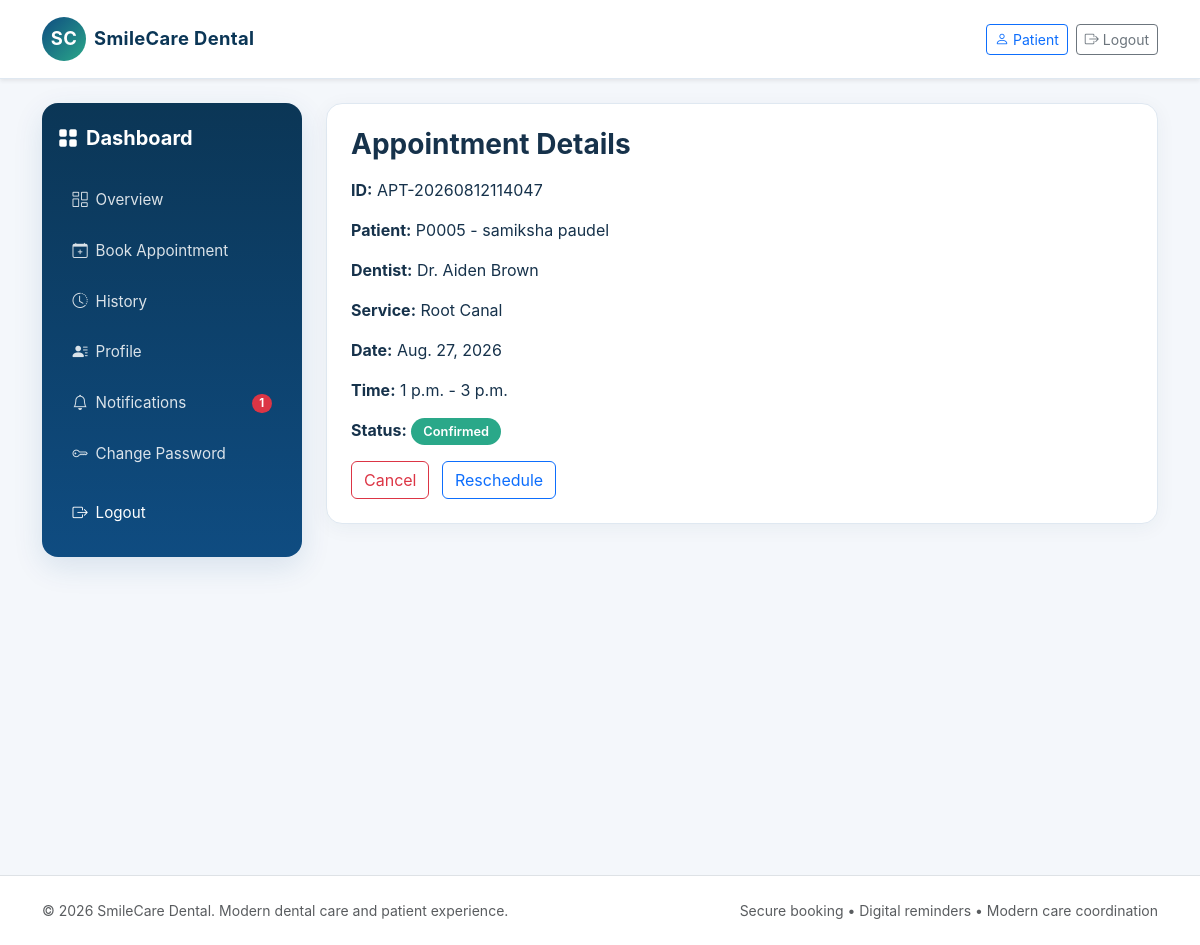
Screenshot of /appointments/78/ (signed in) with the database file from the repository.
### appointments/models.py (models this page shows, shortened)
class Appointment(models.Model):
    STATUS_CHOICES = (
        ('Pending', 'Pending'),
        ('Confirmed', 'Confirmed'),
        ('Checked-In', 'Checked-In'),
        ('Completed', 'Completed'),
        ('Cancelled', 'Cancelled'),
        ('Rescheduled', 'Rescheduled'),
        ('No-Show', 'No-Show'),
    )
    appointment_id = models.CharField(max_length=20, unique=True)
    patient = models.ForeignKey(Patient, related_name='appointments', on_delete=models.CASCADE)
    dentist = models.ForeignKey(Dentist, related_name='appointments', on_delete=models.CASCADE)
    service = models.ForeignKey(DentalService, related_name='appointments', on_delete=models.CASCADE)
    appointment_date = models.DateField()
    start_time = models.TimeField()
    end_time = models.TimeField()
    reason = models.CharField(max_length=200)
    notes = models.TextField(blank=True)
    status = models.CharField(max_length=20, choices=STATUS_CHOICES, default='Pending')
    cancellation_reason = models.TextField(blank=True)
    cancelled_at = models.DateTimeField(null=True, blank=True)
    created_at = models.DateTimeField(auto_now_add=True)
    updated_at = models.DateTimeField(auto_now=True)
    class Meta:
        constraints = [
            models.CheckConstraint(condition=Q(end_time__gt=F('start_time')), name='check_appointment_times'),
        ]

### patients/models.py (models this page shows)
class Patient(models.Model):
    GENDER_CHOICES = (
        ('M', 'Male'),
        ('F', 'Female'),
        ('O', 'Other'),
    )
    patient_id = models.CharField(max_length=20, unique=True)
    user = models.OneToOneField(settings.AUTH_USER_MODEL, on_delete=models.CASCADE)
    date_of_birth = models.DateField(null=True, blank=True)
    gender = models.CharField(max_length=1, choices=GENDER_CHOICES, blank=True)
    phone = models.CharField(max_length=20, blank=True)
    address = models.TextField(blank=True)
    emergency_contact = models.CharField(max_length=100, blank=True)
    emergency_contact_phone = models.CharField(max_length=20, blank=True)
    medical_notes = models.TextField(blank=True)
    allergies = models.TextField(blank=True)
    created_at = models.DateTimeField(auto_now_add=True)
    updated_at = models.DateTimeField(auto_now=True)
    class Meta:
        ordering = ['-created_at']
    def __str__(self):
        return f"{self.patient_id} - {self.user.get_full_name() or self.user.username}"

### accounts/models.py (models this page shows, shortened)
class User(AbstractUser):
    ROLE_CHOICES = (
        ('patient', 'Patient'),
        ('staff', 'Staff'),
        ('dentist', 'Dentist'),
        ('admin', 'Admin'),
    )
    ACCOUNT_STATUS_CHOICES = (
        ('pending', 'Pending'),
        ('approved', 'Approved'),
        ('rejected', 'Rejected'),
    )
    role = models.CharField(max_length=20, choices=ROLE_CHOICES, default='patient')
    phone = models.CharField(max_length=20, blank=True)
    account_status = models.CharField(max_length=20, choices=ACCOUNT_STATUS_CHOICES, default='approved')
    def is_patient(self):
        return self.role == 'patient'
    def is_staff_role(self):
        return self.role in {'staff', 'admin'}
    def is_dentist(self):
        return self.role == 'dentist'
    def is_admin(self):
        return self.role == 'admin'
    def is_dentist_approved(self):
        return self.is_dentist() and self.is_active and self.account_status == 'approved'

### dentists/models.py (models this page shows)
class Dentist(models.Model):
    dentist_id = models.CharField(max_length=20, unique=True)
    user = models.OneToOneField(settings.AUTH_USER_MODEL, on_delete=models.CASCADE)
    specialization = models.CharField(max_length=100)
    license_number = models.CharField(max_length=50, unique=True)
    phone = models.CharField(max_length=20, blank=True)
    biography = models.TextField(blank=True)
    years_of_experience = models.PositiveIntegerField(default=0)
    profile_photo = models.CharField(max_length=200, blank=True)
    active = models.BooleanField(default=True)
    created_at = models.DateTimeField(auto_now_add=True)
    def __str__(self):
        return f"Dr. {self.user.get_full_name() or self.user.username}"

### services/models.py (models this page shows)
class DentalService(models.Model):
    name = models.CharField(max_length=100)
    description = models.TextField(blank=True)
    duration = models.PositiveIntegerField(help_text='Duration in minutes')
    price = models.DecimalField(max_digits=8, decimal_places=2, default=0)
    active = models.BooleanField(default=True)
    created_at = models.DateTimeField(auto_now_add=True)
    class Meta:
        ordering = ['name']
    def __str__(self):
        return self.name

### appointments/views.py (the view, shortened to what this page needs)
# urls.py: path('<int:pk>/', appointment_detail, name='appointment_detail'),
@login_required
def appointment_detail(request, pk):
    appointment = get_object_or_404(Appointment, pk=pk)
    can_view = (
        request.user.is_admin()
        or request.user.is_staff_role()
        or request.user == appointment.patient.user
        or (request.user.is_dentist_approved() and request.user == appointment.dentist.user)
    )
    if not can_view:
        return redirect('patient_dashboard')
    appointment_start = datetime.combine(appointment.appointment_date, appointment.start_time)
    can_cancel_reschedule = appointment_start >= datetime.now() and appointment.status not in ['Cancelled', 'Completed', 'No-Show']
    return render(request, 'dashboard/appointment_detail.html', {
        'appointment': appointment,
        'can_cancel_reschedule': can_cancel_reschedule,
    })

### appointments/templatetags/status_tags.py (called while the page is built)
@register.filter
def status_badge_class(status):
    return STATUS_CLASS_MAP.get(status, 'pill-secondary')

### reminders/templatetags/notifications_tags.py (called while the page is built)
@register.simple_tag(takes_context=True)
def unread_notifications_count(context):
    request = context.get('request')
    if not request or not request.user.is_authenticated:
        return 0
    return Notification.objects.filter(user=request.user, is_read=False).count()

### templates/dashboard/appointment_detail.html (shortened to what this page needs)
{% extends 'base.html' %}
{% load status_tags %}
{% block content %}
<div class="dashboard-shell">
    {% include 'dashboard/_sidebar.html' %}
    <div class="main-panel">
        <div class="card-soft p-4">
                <h3 class="fw-bold mb-3">Appointment Details</h3>
                <p><strong>ID:</strong> {{ appointment.appointment_id }}</p>
                <p><strong>Patient:</strong> {{ appointment.patient }}</p>
                <p><strong>Dentist:</strong> {{ appointment.dentist }}</p>
                <p><strong>Service:</strong> {{ appointment.service }}</p>
                <p><strong>Date:</strong> {{ appointment.appointment_date }}</p>
                <p><strong>Time:</strong> {{ appointment.start_time }} - {{ appointment.end_time }}</p>
                <p><strong>Status:</strong> <span class="pill {{ appointment.status|status_badge_class }}">{{ appointment.status }}</span></p>
                {% if can_cancel_reschedule %}
                <div class="mt-3">
                    <a class="btn btn-outline-danger" href="{% url 'cancel_appointment' appointment.pk %}">Cancel</a>
                    <a class="btn btn-outline-primary ms-2" href="{% url 'reschedule_appointment' appointment.pk %}">Reschedule</a>
                </div>
                {% endif %}
            </div>
        </div>
    </div>
{% endblock %}

### static/css/style.css (style rules this page uses)
:root { --primary: #0f4c81; --primary-dark: #0b3656; --accent: #2aa889; --warning: #f4a259; --danger: #d94b4b; --text: #16324b; --muted: #69819b; --bg: #f4f7fb; --card: #ffffff; --border: #dfe8f1; }
body { font-family: Inter, -apple-system, BlinkMacSystemFont, "Segoe UI", Roboto, sans-serif; color: var(--text); background: var(--bg); overflow-x: hidden; }
a { text-decoration: none; color: var(--primary); transition: color 0.2s ease; }
h3, .h3 { font-size: clamp(1.25rem, 2.5vw, 1.75rem); }
.dashboard-shell { display: flex; align-items: stretch; min-height: calc(100vh - 100px); gap: 1.5rem; }
.main-panel { flex: 1; min-width: 0; }
.card-soft { border: 1px solid var(--border); border-radius: 1rem; box-shadow: 0 4px 20px rgba(19,52,79,0.05); background: var(--card); transition: transform 0.2s ease, box-shadow 0.2s ease; }
.pill { display: inline-flex; align-items: center; gap: 0.35rem; padding: 0.35rem 0.75rem; border-radius: 999px; font-size: 0.8rem; font-weight: 600; line-height: 1.2; white-space: nowrap; }
.pill-success { background: #2aa889; color: #fff; }

### rows the page displays
Appointment: appointment_id "APT-20260812114047", patient "P0005 - samiksha paudel", dentist "Dr. Aiden Brown", service "Root Canal", appointment_date "Aug. 27, 2026", start_time "1 p.m.", end_time "3 p.m.", status "Confirmed"

### other values shown
{{ unread_count }} "1"
